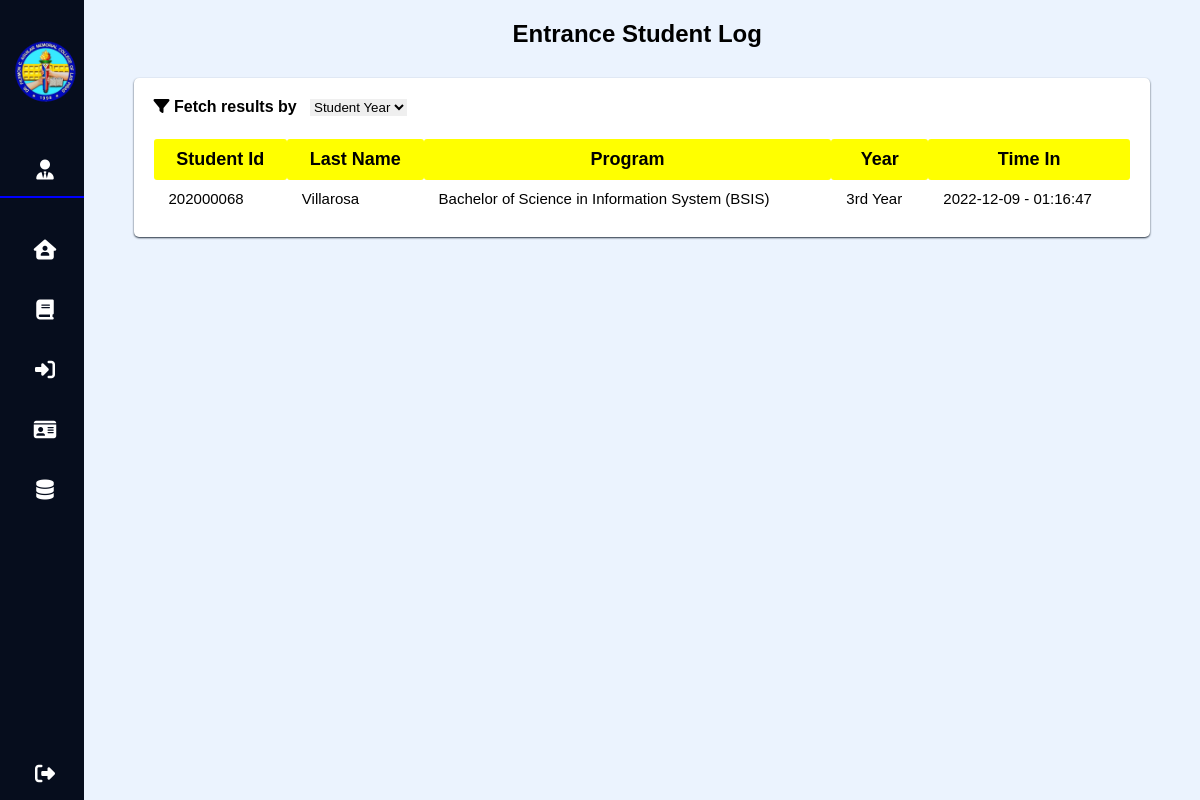
Page /prof/entry-point.php (signed in) on the committed database.
### tables this page shows
CREATE TABLE `students` (
  `id` int(11) NOT NULL,
  `stud_id` int(11) NOT NULL,
  `stud_fname` varchar(100) NOT NULL,
  `stud_mname` varchar(100) NOT NULL,
  `stud_lname` varchar(100) NOT NULL,
  `stud_DOB` date NOT NULL,
  `stud_date_enrolled` date NOT NULL,
  `date_created` datetime NOT NULL DEFAULT current_timestamp(),
  `date_modified` datetime NOT NULL
);

CREATE TABLE `entrance_log` (
  `stud_id` int(11) NOT NULL,
  `logdate` date DEFAULT NULL,
  `logtime` time DEFAULT NULL
);

### prof/entry-point.php (the view, shortened to what this page needs)
<?php
    include ('server.php');
    $userid = $_SESSION['username'];
?>
<!DOCTYPE html>
<html lang="en">
    <head>
        <link rel="stylesheet" type="text/css" href="class.css">
    </head>
    <body>
        <div class="container">
            <nav>
                <ul>
                    <br>
                    <li><a href="dashboard.php" class="logo">
                        <img src="../login/updatedlogo.png" alt="">
                        </a></li> <br>
                    <li><a href="" style="cursor:auto;"><i class="fas fa-user-tie"></i>
                    </a></li>
                    <hr style="border: 1px solid blue;">
                    <br>
                    <li><a href="dashboard.php"><i class="fas fa-house-user"></i>
                    </a></li>
                    <a href=" class.php"><i class="fas fa-book"></i>
                    </a></li>
                    <a href="entry-point.php"><i class="fas fa-right-to-bracket"></i>
                    </a></li>
                    <li><a href="attendance.php"><i class="fas fa-id-card"></i>
                    </a></li>
                    <li><a href="report.php">
                        <i class="fas fa-database"></i>
                      </a></li>
                    <li><a href="dashboard.php?logout=''" class="logout"><i class="fas fa-sign-out-alt"></i>
                    </a></li>
                </ul>
            </nav>
            <section class="main">
                <div class="main-top">
                    <h1 style="margin-left: 38%">Entrance Student Log</h1>
                </div>
                <div class="tbcontainer" id="tbcontainer">
                    <div class="Filters" id="filters">
                        <i class="fas fa-filter"></i>
                        <span> Fetch results by &nbsp </span>
                        <select name="fetchval" id="fetchval">
                                <option value="" disabled="" selected=""> Student Year </option>
                            </select>
                    </div>
                    <br>
                    <table class="table">
                        <thead>
                            <tr>
                                <th> Student Id </th>
                                <th> Last Name </th>
                                <th> Program </th>
                                <th> Year </th>
                                <th> Time In </th>
                            </tr>
                        </thead>
                        <tbody>
                            <?php
                            $query = "SELECT DISTINCT students.stud_id, stud_lname, stud_class.stud_prog, stud_class.stud_course, stud_class.stud_sec, yandsec.year, entrance_log.logdate, entrance_log.logtime
                                FROM students
                                INNER JOIN stud_class
                                ON students.stud_id = stud_class.stud_id
                                INNER JOIN yandsec
                                ON yandsec.course =  stud_class.stud_course
                                INNER JOIN entrance_log
                                ON students.stud_id = entrance_log.stud_id
                                INNER JOIN teachers
                                ON teachers.assigned_course = stud_class.stud_course
                                INNER JOIN users
                                ON users.teacher_id = teachers.teacher_id
                                WHERE users.username = '$userid'";
                            $query_run = mysqli_query($db, $query);
                            $dash = " - ";
                            if (mysqli_num_rows($query_run) >  0) {
                                foreach($query_run as $row) {
                            ?>
                            <tr>
                                <td><?= $row['stud_id']; ?></td>
                                <td><?= $row['stud_lname']; ?></td>
                                <td><?= $row['stud_prog']; ?> </td>
                                <td><?= $row['year']; ?></td>
                                <td><?= $row['logdate'], $dash, $row['logtime']; ?></td>
                            </tr>
                        </tbody>
                            <?php
                                }
                            } else {
                                echo "No Record Found";
                            }
                            ?>
                    </table>
                </div>
            </section>
            </div>
    </body>
</html>

### prof/class.css (style rules this page uses)
* { margin:0; padding:0; outline: none; border: none; text-decoration: none; font-family: "Poppins", sans-serif; box-sizing: border-box; }
body { background:#EBF3FE; }
nav { position:sticky; top: 0; bottom: 0; height: 100vh; left: 0; background: #060D1D; width: 90px; overflow: hidden; transition: 1s; }
.logo { text-align: center; display: flex; transition: all 0.5s ease; margin: 10px 0 0 0; }
.logo img { width: 70px; height: 70px; border-radius: 50%; }
a { position: relative; color: white; font-size: 14px; display: table; width: 320px; padding: 10px; }
nav .fas { position:relative; width: 70px; height:40px; top: 14px; font-size: 20px; text-align: center; }
.logout { position:absolute; bottom: 0; }
.container { display:flex; }
.main { position:relative; padding:20px; width: 100%; }
.main-top { display: flex; width: 100%; }
.Filters { position:relative; font-weight: bold; padding-bottom: 5px; }
.tbcontainer { padding:20px; position:relative; margin: 30px; background-color: #fff; box-shadow: 0px 1px 2px #232f3e; border-radius: 5px; }
table { position: relative; width: 100%; border-collapse:collapse; border-spacing: 0px; border: 2px black; }
table th { position:relative; top: 0px; border-radius: 3px; padding-bottom: 5px; background-color: yellow; color: black; text-align: center; font-weight: bold; font-size: 18px; }
table th, table td { padding: 15px; padding-top: 10px; padding-bottom: 10px; }
table td { margin-left: 15px; text-align: left; font-size: 15px; }

### rows in the picture
students: stud_id "202000068", stud_lname "Villarosa", stud_prog "Bachelor of Science in Information System (BSIS)", year "3rd Year", entrance_log.logdate "2022-12-09", entrance_log.logtime "01:16:47"
